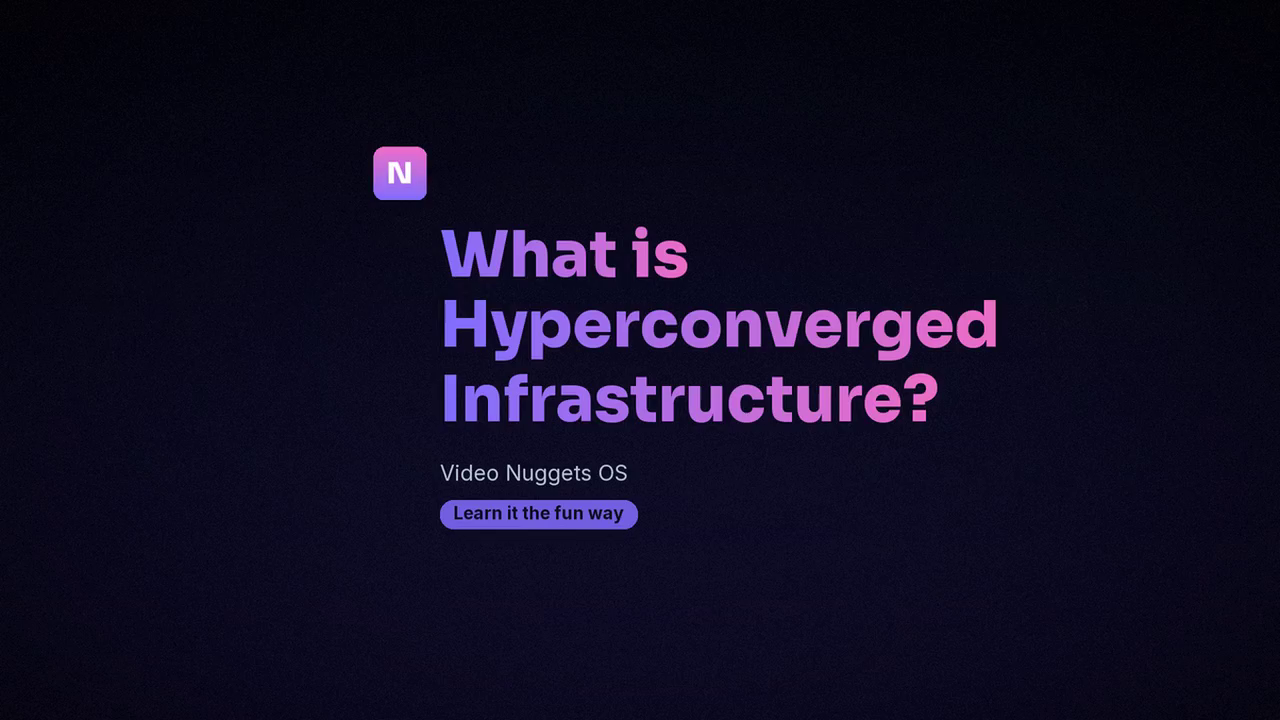
#> input picture backend/seed/thumbnails/hci-basics.png, 1280 x 720 px
$ python -i renderer.py   (imports and definitions only)
#> lines starting #> are read from the running program, lines starting #| are printed output that depends on the picture
### backend/app/config.py
import os
from pathlib import Path

BASE_DIR = Path(__file__).resolve().parent.parent
OUTPUT_DIR = BASE_DIR / "output"
VIDEOS_DIR = OUTPUT_DIR / "videos"
SLIDES_DIR = OUTPUT_DIR / "slides"
AUDIO_DIR = OUTPUT_DIR / "audio"
THUMBNAILS_DIR = OUTPUT_DIR / "thumbnails"
TRANSCRIPTS_DIR = OUTPUT_DIR / "transcripts"
VISUALIZATIONS_DIR = OUTPUT_DIR / "visualizations"
UPLOADS_DIR = OUTPUT_DIR / "uploads"
CHROMA_DIR = OUTPUT_DIR / "chromadb"
# Committed seed assets (pre-rendered demo nuggets + transcripts + chroma index).
SEED_DIR = BASE_DIR / "seed"

# Optional: path to the built frontend (Vite dist). When set, the API process
# also serves the SPA from the same origin — used by the all-in-one Render
# deploy so one URL is the whole app. Left empty for local dev / Vercel.
FRONTEND_DIST = os.getenv("FRONTEND_DIST", "")

for d in [OUTPUT_DIR, VIDEOS_DIR, SLIDES_DIR, AUDIO_DIR, THUMBNAILS_DIR,
          TRANSCRIPTS_DIR, VISUALIZATIONS_DIR, UPLOADS_DIR, CHROMA_DIR]:
    d.mkdir(parents=True, exist_ok=True)

# ── LLM provider ─────────────────────────────────────────────────────────
# The "simplify to a 6-year-old" step and the NuggetBot chat use, in order:
#   1. Groq (free Llama-3, OpenAI-compatible) when GROQ_API_KEY is set.
#   2. Ollama for local development (set LLM_PROVIDER=ollama).
#   3. A deterministic fallback that always works at zero cost.
# The key only ever lives server-side.
GROQ_API_KEY = os.getenv("GROQ_API_KEY", "")
GROQ_MODEL = os.getenv("GROQ_MODEL", "llama-3.1-8b-instant")
GROQ_URL = "https://api.groq.com/openai/v1/chat/completions"

OLLAMA_MODEL = os.getenv("OLLAMA_MODEL", "gemma2:9b")
OLLAMA_BASE_URL = os.getenv("OLLAMA_BASE_URL", "http://localhost:11434")

LLM_PROVIDER = os.getenv(
    "LLM_PROVIDER",
    "groq" if GROQ_API_KEY else "deterministic",
).lower()

# ── Demo + content monitor ───────────────────────────────────────────────
# This public build ships in demo mode: a seeded library of synthetic,
# neutrally-branded nuggets, open generation, and no external scraping.
DEMO_MODE = os.getenv("DEMO_MODE", "true").lower() == "true"

# The 24h content monitor is OFF by default. Point it at any docs site by
# setting MONITOR_SOURCE_URL and MONITOR_ENABLED=true.
MONITOR_ENABLED = os.getenv("MONITOR_ENABLED", "false").lower() == "true"
MONITOR_SOURCE_URL = os.getenv("MONITOR_SOURCE_URL", "")
MONITOR_INTERVAL_HOURS = int(os.getenv("MONITOR_INTERVAL_HOURS", "24"))
# Back-compat alias for modules that still import the old name.
NUTANIX_BIBLE_URL = MONITOR_SOURCE_URL

# ── CORS ─────────────────────────────────────────────────────────────────
ALLOWED_ORIGINS = [
    o.strip()
    for o in os.getenv(
        "ALLOWED_ORIGINS",
        "http://localhost:5173,http://localhost:3000",
    ).split(",")
    if o.strip()
]

# ── Narration (Edge TTS) ─────────────────────────────────────────────────
EDGE_TTS_VOICE = os.getenv("EDGE_TTS_VOICE", "en-US-AndrewNeural")
EDGE_TTS_RATE = os.getenv("EDGE_TTS_RATE", "+0%")

# ── Video ────────────────────────────────────────────────────────────────
VIDEO_MAX_DURATION_MINUTES = 12
VIDEO_TARGET_DURATION_MINUTES = 10
VIDEO_RESOLUTION = (1920, 1080)

# Render/compositing resolution + frame rate. The animation engine composites
# frames in PIL, which is CPU-bound, so the default targets 720p/24fps for
# reliable renders on constrained hosts (e.g. Render's free tier: ~0.1 CPU,
# 512 MB). Set VIDEO_HQ=true to composite at full 1080p/30fps where you have
# the headroom (local dev or a paid plan). The animation layout is authored in
# a 1920x1080 design space and scaled to this resolution, so both look the same.
VIDEO_HQ = os.getenv("VIDEO_HQ", "false").lower() == "true"
RENDER_W, RENDER_H = (1920, 1080) if VIDEO_HQ else (1280, 720)
VIDEO_FPS = int(os.getenv("VIDEO_FPS", "30" if VIDEO_HQ else "24"))
# x264 speed/quality knobs for per-scene encodes (env-tunable).
VIDEO_X264_PRESET = os.getenv("VIDEO_X264_PRESET", "medium" if VIDEO_HQ else "veryfast")
VIDEO_X264_CRF = os.getenv("VIDEO_X264_CRF", "20" if VIDEO_HQ else "21")

# Neutral brand palette for charts and slides (purple / teal / accent).
BRAND_COLORS = {
    "dark_purple": "#4B00AA",
    "light_purple": "#7855FA",
    "teal": "#1FDDE9",
    "green": "#92DD23",
    "coral": "#FF9178",
    "dark_text": "#131313",
    "white": "#FFFFFF",
    "dark_blue": "#0092B0",
    "deep_purple": "#391699",
}

# ── RAG ──────────────────────────────────────────────────────────────────
EMBEDDING_MODEL = "all-MiniLM-L6-v2"
CHUNK_SIZE = 500
CHUNK_OVERLAP = 50

### backend/app/services/animation/renderer.py
"""
Frame compositor + ffmpeg pipe for the animation engine.

For each Scene we:
  1. Load the static background slide PNG once (Step A's brand-styled slide).
  2. Apply Ken Burns motion to the background (slow zoom) so the canvas always
     feels alive even when no cues are firing.
  3. Walk every active cue at every frame and alpha-composite its overlay.
  4. Pipe raw rgb24 frames to ffmpeg, which muxes the scene audio and emits a
     single MP4 segment.

Performance notes:
- Frames where no cue is "animating" (every active cue has progress 1.0 and
  isn't time-cyclic like pulse_ring) are detected and reused frame-to-frame so
  we save expensive PIL composites.
- Ken Burns is implemented in PIL (not ffmpeg's zoompan) so it composes nicely
  with overlays.
"""
from __future__ import annotations

import math
import shutil
import subprocess
import time
from pathlib import Path

from PIL import Image, ImageEnhance

from app import config
from app.services.animation.primitives import RENDER_W, RENDER_H, render_cue
from app.services.animation.types import Cue, Scene

DEFAULT_FPS = config.VIDEO_FPS


# [54 lines left out: functions _zoom_pan_bg, _is_dynamic, _frame_key, not called in this run]


def render_scene(
    scene: Scene,
    output_path: str,
    fps: int = DEFAULT_FPS,
    log_progress: bool = True,
) -> str:
    """Render a single Scene to an MP4 file by piping rgb24 frames into ffmpeg.

    The audio at `scene.audio_path` is muxed with -shortest so the segment
    length matches the audio.
    """
    bg_path = Path(scene.background_image)
    if not bg_path.exists():
        raise FileNotFoundError(f"Background not found: {bg_path}")

    bg = Image.open(bg_path).convert("RGB")
    if bg.size != (RENDER_W, RENDER_H):
        bg = bg.resize((RENDER_W, RENDER_H), Image.LANCZOS)
    bg_upscaled = bg.resize((int(RENDER_W * 1.06), int(RENDER_H * 1.06)), Image.LANCZOS)

    duration = max(scene.duration, 0.1)
    total_frames = max(1, int(duration * fps))
    cues = scene.all_cues()

    if shutil.which("ffmpeg") is None:
        raise RuntimeError("ffmpeg not found on PATH")

    cmd = [
        "ffmpeg", "-y", "-loglevel", "error",
        "-f", "rawvideo",
        "-pix_fmt", "rgb24",
        "-s", f"{RENDER_W}x{RENDER_H}",
        "-r", str(fps),
        "-i", "-",
        "-i", scene.audio_path,
        "-c:v", "libx264", "-preset", config.VIDEO_X264_PRESET, "-crf", config.VIDEO_X264_CRF,
        "-c:a", "aac", "-b:a", "192k",
        "-pix_fmt", "yuv420p",
        "-shortest",
        "-movflags", "+faststart",
        output_path,
    ]

    proc = subprocess.Popen(cmd, stdin=subprocess.PIPE)

    last_key = None
    last_bytes = None
    start_time = time.time()
    log_every = max(30, total_frames // 10)

    for frame_idx in range(total_frames):
        t = frame_idx / fps
        key = _frame_key(t, cues)
        if key == last_key and last_bytes is not None:
            proc.stdin.write(last_bytes)
            continue

        canvas = _zoom_pan_bg(bg_upscaled, t, duration, scene.motion_seed)
        canvas = canvas.convert("RGBA")

        for cue in cues:
            if not cue.is_active(t):
                continue
            prog = cue.progress_at(t)
            canvas = render_cue(canvas, cue.kind, prog, cue.params)

        rgb = canvas.convert("RGB")
        last_bytes = rgb.tobytes()
        proc.stdin.write(last_bytes)
        last_key = key

        if log_progress and frame_idx % log_every == 0:
            elapsed = time.time() - start_time
            print(
                f"   [render] frame {frame_idx + 1}/{total_frames} "
                f"({(frame_idx + 1) / total_frames * 100:.1f}%) "
                f"t={t:.1f}s elapsed={elapsed:.1f}s"
            )

    proc.stdin.close()
    rc = proc.wait()
    if rc != 0:
        raise RuntimeError(f"ffmpeg exited with code {rc}")

    return output_path


# [17 lines left out: function render_scenes, not called in this run]

>>> import cv2
>>> picture = cv2.imread('../../../seed/thumbnails/hci-basics.png', cv2.IMREAD_GRAYSCALE)
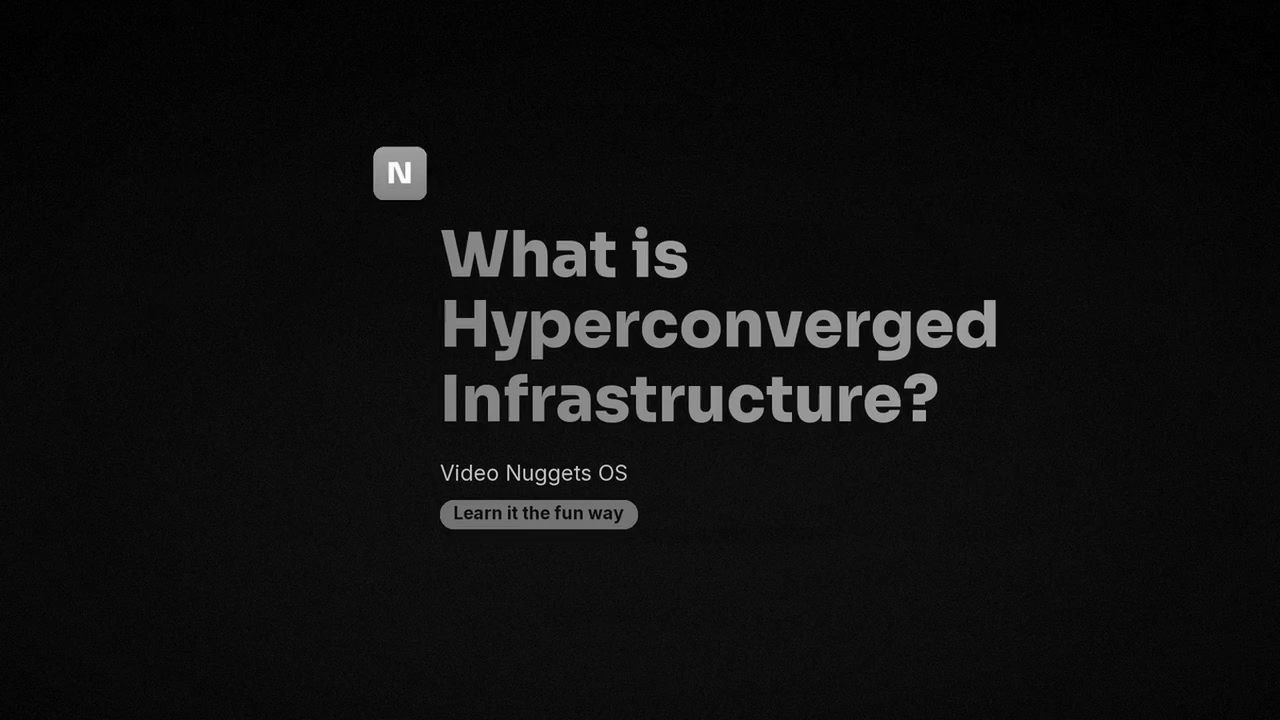
#> picture: shape (720, 1280); min 0, max 255, mean 15.1
>>> result = render_scene(picture, 'out.png')
#> (the run stopped early here; a loop or call above may not have finished)

$ run again, on backend/seed/thumbnails/virtualization.png
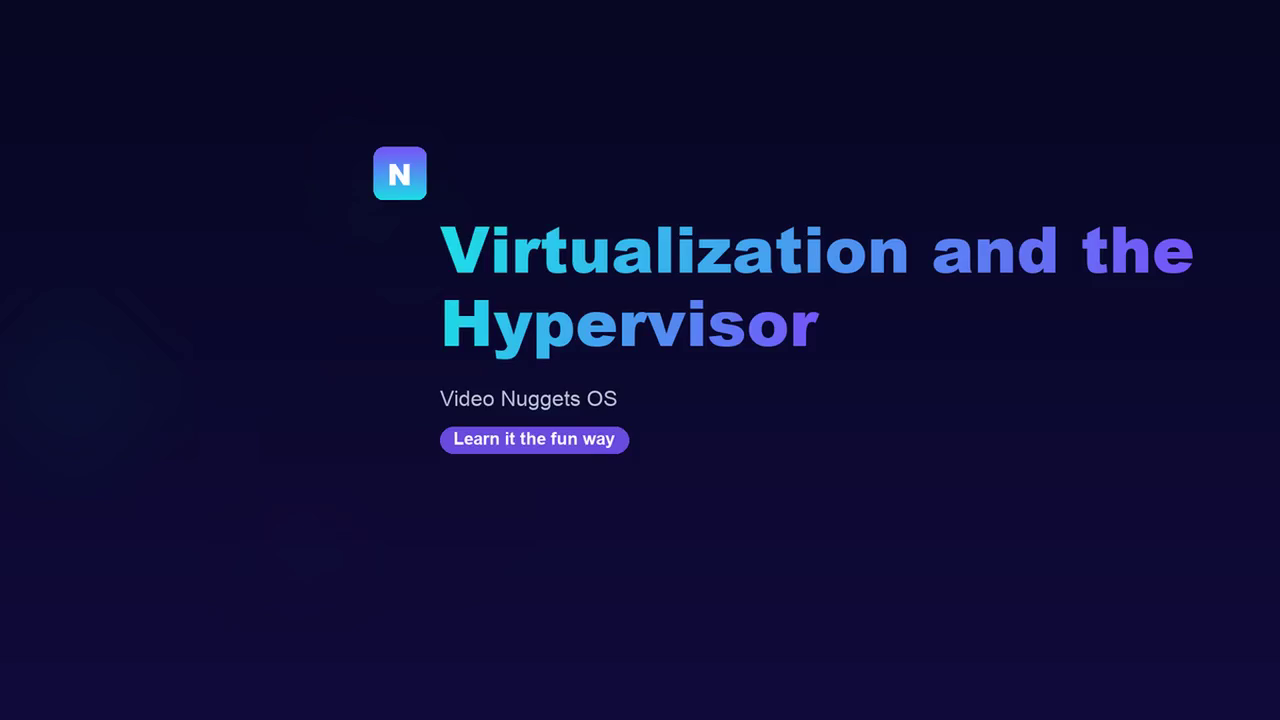
#> input picture backend/seed/thumbnails/virtualization.png, 1280 x 720 px
#> `picture = cv2.imread('../../../seed/thumbnails/hci-basics.png', cv2.IM..`:
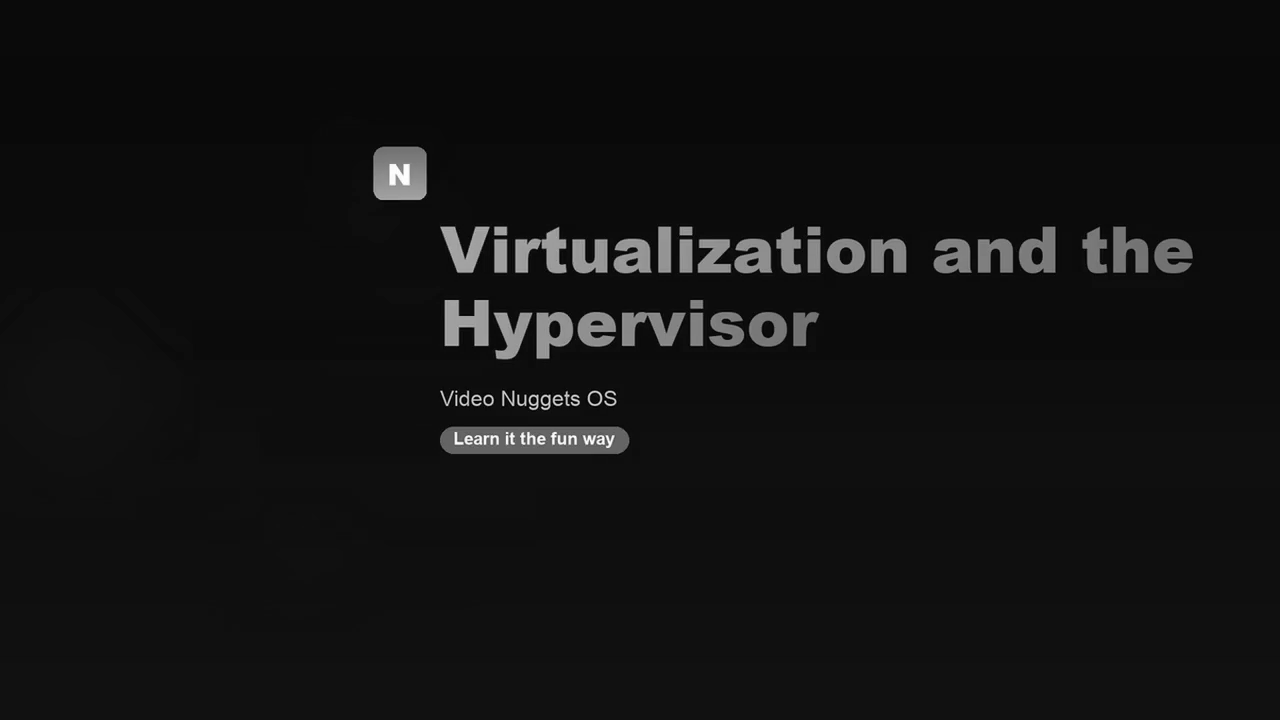
#> picture: shape (720, 1280); min 2, max 255, mean 17.5
